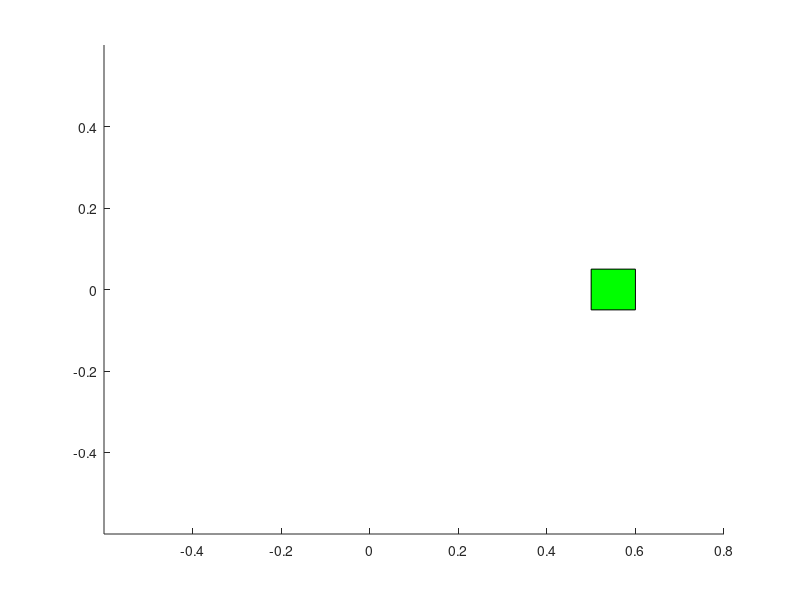

MATLAB code to generate this figure: (Note: this script raises an error after producing the figure.)
%% An attempt to reproduce WolfPACK Results by Alexander Davydov

% June 2020 - JHU APL
% Using unicycle dynamics

%%

vid = false;
rng(140)
% Number of pursuers
N = 2;
% Integration time
dt = 0.05;
% Capture distance
epsilon = 0.02;
k = 1;

% Domain
Dxmin = -0.6;
Dxmax = 0.8;
Dymin = -0.6;
Dymax = 0.6;

% Target set
Pxmin = 0.5;
Pxmax = 0.6;
Pymin = -0.05;
Pymax = 0.05;
Pxavg = 0.5*(Pxmin + Pxmax);
Pyavg = 0.5*(Pymin + Pymax);

% Maximum control inputs
vmax = 0.01;
wmax = 2*pi;
velRatio = 0.75;

% Final time
tf = 100;
% Number of iterations
T = tf/dt;

% State Vectors
% Pursuers
xp = zeros(3,N);
% Evader
xe = zeros(3,1);

% Set positions and headings
xe = [-0.45; -0; 0];
xp = [0.4*ones(1,N); linspace(-0.3, 0.35, N); pi*ones(1,N)];
% Virtual pursuers on the CRS boundary
xr = zeros(2);
nOnes = ones(N,1);
adj = diag(nOnes(1:N-1), -1) + diag(nOnes(1:N-1), 1);
%xp = [0.4 0.4; 0.1 -0.3; pi pi]
% Initialize projections onto defense surface
p = zeros(1,N);
pCoord = zeros(2,N);
c = zeros(1,N);
cCoord = zeros(2,N);
pVoronoi = zeros(2,N);
sigmaC = nan(1,T);
h = nan(1,T);
umax = nan(1,T);
u = zeros(2*N,1);
unorm = zeros(N,1);
Aij = zeros(N-1, 2*N);
bij = zeros(1, N-1);
hij = zeros(1, N-1);
flag = 0;

if vid == true
    %nFrames = 20;
    vidObj = VideoWriter('test', 'MPEG-4');
    vidObj.Quality = 75;
    vidObj.FrameRate = 50;
    open(vidObj);
end

% Plot everything
figure(1); hold on
% Target set
patch([Pxmax Pxmax Pxmin Pxmin], [Pymax Pymin Pymin Pymax], 'green')
xlim([Dxmin Dxmax]);
ylim([Dymin Dymax]);
% Evader
[xs,ys] = getpatches(xe,0.05);
h1 = patch(xs, ys, 'red');
%h1 = plot(xe(1), xe(2), 'ro', 'MarkerSize', 12, 'LineWidth', 2);
% Pursuers
[xs,ys] = getpatches(xp,0.05);
%h2 = plot(xp(1,:), xp(2,:), 'bo', 'MarkerSize', 12, 'LineWidth', 2);
h2 = patch(xs,ys, 'blue');
CircValues = zeros(3, N+1);
IntersectionPoints = zeros(2, 2);
minPts = zeros(2,N);
minDst = zeros(1,N);

%CRSCenter = 0.5*([xe(1);xe(2)] + [Pxavg; Pyavg]);
%ECircle = circle(CRSCenter(1),CRSCenter(2), norm(CRSCenter - [Pxavg; Pyavg] + 0.05));
%CircValues(:,1) = [CRSCenter(1);CRSCenter(2); norm(CRSCenter - [Pxavg; Pyavg])+ 0.05];
CRS = ellipse(xe(1:2), [Pxavg; Pyavg], T*dt*vmax/velRatio);
h3 = fimplicit(CRS, 'r', 'LineWidth', 1.5);
h4 = plot(0,0, 'm', 'LineWidth', 1.5);
h5 = plot(0,0, 'md', 'LineWidth', 2.5);
%h6 = plot(0,0, 'gd', 'LineWidth', 2.5);
%h7 = plot(0,0, 'b*', 'LineWidth', 2.5);
Apollonius = cell(N,1);
DefenseSurface = cell(N,1);

for ii = 1:N
    rs = norm([xe(1); xe(2)] - [xp(1,ii); xp(2,ii)])*velRatio/(1 - velRatio^2);
    os = ([xp(1,ii); xp(2,ii)] - velRatio^2*[xe(1); xe(2)])/(1 - velRatio^2);
    ApCircle = circle(os(1), os(2), rs);
    CircValues(:,ii+1) = [os(1); os(2); rs];
    Apollonius{ii} = fimplicit(ApCircle, 'b', 'LineWidth', 1.5);
    % Find point on circles for minimum distance
end
count = 1;

% Algorithm loop
for qq = 1:T
    CRS = ellipse(xe(1:2), [Pxavg; Pyavg], (T-qq)*dt*vmax/velRatio);
    set(h3, 'Function', CRS);
    
    
    % Construct Apollonius Circles for each pursuer
    for ii = 1:N
        CircValues(3,ii+1) = norm([xe(1); xe(2)] - [xp(1,ii); xp(2,ii)])*velRatio/(1 - velRatio^2);
        CircValues(1:2,ii+1) = ([xp(1,ii); xp(2,ii)] - velRatio^2*[xe(1); xe(2)])/(1 - velRatio^2);
        ApCircle = circle(CircValues(1,ii+1), CircValues(2,ii+1), CircValues(3,ii+1));
        %xA = [xA xs];
        %yA = [yA ys];
        %rii = atan2((xe(2) - xp(2,ii)),(xe(1) - xp(1,ii)));
        %xp(1,ii) = xp(1,ii) + vmax*cos(xp(3,ii))*dt;
        %xp(2,ii) = xp(2,ii) + vmax*sin(xp(3,ii))*dt;
        %xp(3,ii) = xp(3,ii) + k*(sin(rii - xp(3,ii)))*dt;
        %[xps,yps] = getpatches(xp, epsilon);
        set(Apollonius{ii}, 'Function', ApCircle);
        % Find point on circles for minimum distance
        [pt, minD] = CircleMinDist(CircValues(1,ii+1), CircValues(2,ii+1), CircValues(3,ii+1), xe(1), xe(2));
        minPts(:,ii) = pt;
        minDst(ii) = minD;
    end
     for ii = 1:N
        if N == 1
            slope = [0 -1; 1 0]*([Pxavg; Pyavg] - xe(1:2));
            % Find both intersection points
            [A,B,C,D,E,F] = ellipseData(xe(1:2), [Pxavg; Pyavg], (T-qq)*dt*vmax/velRatio);
            p = xp(1:2,ii);
            if slope(1) == 0 % Vertical line x = const
                x = p(1);
                xr(1,:) = [x x];
                a = C;
                b = B*x + E;
                c = A*x^2 + D*x + F;
                % Quadratic formula
                xr(2,:) = [(-b + sqrt(b^2 - 4*a*c))/(2*a) (-b - sqrt(b^2 - 4*a*c))/(2*a)];
            else
                m = slope(2)/slope(1);
                a = A + m*B + m^2*C;
                b = -m*B*p(1) + B*p(2) - 2*m^2*C*p(1) + 2*m*C*p(2) + D + m*E;
                c = m^2*C*p(1)^2 - 2*m*C*p(1)*p(2) + C*p(2)^2 - m*E*p(1) + E*p(2) + F;
                % Quadratic formula
                xr(1,:) = [(-b + sqrt(b^2 - 4*a*c))/(2*a) (-b - sqrt(b^2 - 4*a*c))/(2*a)];
                xr(2,:) = m*xr(1,:) - m*p(1) + p(2);
            end
            ui = xe(1:2) + xr(:,1) + xr(:,2) - 3*xp(1:2,ii);
        elseif ii == 1
            %[x,y] = closestEllipse(xp(1:2,ii), xe(1:2), [Pxavg; Pyavg], (T-qq)*dt*vmax/velRatio);
            %[x,y] = closestEllipse(CircValues(1:2,ii+1), xe(1:2), [Pxavg; Pyavg], (T-qq)*dt*vmax/velRatio);
            %xr(:,1) = [x;y];
            slope = [0 -1; 1 0]*([Pxavg; Pyavg] - xe(1:2));
            xr(:,1) = lineEllipse(xp(1:2,ii), slope, xe(1:2), [Pxavg; Pyavg], (T-qq)*dt*vmax/velRatio,1);
            %ui = xr(:,1) + xp(1:2,ii+1) + xe(1:2) - 3*xp(1:2,ii);
            %ui = xr(:,1) + xp(1:2,ii+1) - 2*xp(1:2,ii);
            %ui = (1 - velRatio^2)*(xr(:,1) + xp(1:2,ii+1) - 2*CircValues(1:2,ii+1)) + velRatio*vmax*[cos(xe(3));sin(xe(3))];
            w1 = 1;%/CircValues(3,ii+1);
            w2 = 1;%/CircValues(3,ii+2);
            %ui = 0.5*xr(:,1) + 0.5*w1/(w1 + w2)*xp(1:2,ii) ...
            %    + 0.5*w2/(w1 + w2)*xp(1:2,ii+1) - xp(1:2,ii);
            ui = 0.5*xr(:,1) + 0.5*w1/(w1 + w2)*CircValues(1:2,ii+1) ...
                + 0.5*w2/(w1 + w2)*CircValues(1:2,ii+2) - CircValues(1:2,ii+1);
            ui = (1 - velRatio^2)*ui + velRatio*vmax*[cos(xe(3)); sin(xe(3))];
            Aij(1,1:2) = -(velRatio*(xp(1:2,ii) - xe(1:2)).'/norm(xp(1:2,ii) - xe(1:2)) ...
                - (xp(1:2,ii) - xp(1:2,ii+1)).'/norm(xp(1:2,ii) - xp(1:2,ii+1)));
            Aij(1,3:4) = -(velRatio*(xp(1:2,ii+1) - xe(1:2)).'/norm(xp(1:2,ii+1) - xe(1:2)) ...
                - (xp(1:2,ii+1) - xp(1:2,ii)).'/norm(xp(1:2,ii) - xp(1:2,ii+1)));
            bij(1) = velRatio*((xe(1:2) - xp(1:2,ii)).'/norm(xe(1:2) - xp(1:2,ii)) + (xe(1:2) - xp(1:2,ii+1)).'/norm(xe(1:2) - xp(1:2,ii+1))) ...
                * [cos(xe(3)); sin(xe(3))] + 1e6*(velRatio*(norm(xp(1:2,ii) - xe(1:2)) + norm(xp(1:2,ii+1) - xe(1:2))) - norm(xp(1:2,ii) - xp(1:2,ii+1)) + 2*epsilon)^3;
            hij(1) = velRatio*(norm(xp(1:2,ii) - xe(1:2)) + norm(xp(1:2,ii+1) - xe(1:2))) - norm(xp(1:2,ii) - xp(1:2,ii+1)) + 2*epsilon;
        elseif ii == N
            %[x,y] = closestEllipse(xp(1:2,ii), xe(1:2), [Pxavg; Pyavg], (T-qq)*dt*vmax/velRatio);
            %[x,y] = closestEllipse(CircValues(1:2,ii+1), xe(1:2), [Pxavg; Pyavg], (T-qq)*dt*vmax/velRatio);
            %xr(:,2) = [x;y];
            slope = [0 -1; 1 0]*([Pxavg; Pyavg] - xe(1:2));
            xr(:,2) = lineEllipse(xp(1:2,ii), slope, xe(1:2), [Pxavg; Pyavg], (T-qq)*dt*vmax/velRatio,N);
            %ui = xr(:,2) + xp(1:2, ii-1) + xe(1:2) - 3*xp(1:2,ii);
            %ui = xr(:,2) + xp(1:2, ii-1) - 2*xp(1:2,ii);
            %ui = (1 - velRatio^2)*(xr(:,2) + xp(1:2,ii-1) - 2*CircValues(1:2,ii+1)) + velRatio*vmax*[cos(xe(3)); sin(xe(3))];
            w1 = 1;%/CircValues(3,ii);
            w2 = 1;%/CircValues(3,ii+1);
            %ui = 0.5*xr(:,2) + 0.5*w2/(w2 + w1)*xp(1:2,ii) ...
            %    + 0.5*w1/(w2 + w1)*xp(1:2,ii-1) - xp(1:2,ii);
            ui = 0.5*xr(:,2) + 0.5*w2/(w2 + w1)*CircValues(1:2,ii+1) ...
                + 0.5*w1/(w2 + w1)*CircValues(1:2,ii) - CircValues(1:2,ii+1);
            ui = (1 - velRatio^2)*ui + velRatio*vmax*[cos(xe(3)); sin(xe(3))];

        else
            %ui = xp(1:2,ii - 1) + xp(1:2,ii + 1) + xe(1:2) - 3*xp(1:2,ii);
            w0 = 1;%/CircValues(3,ii);
            w1 = 1;%/CircValues(3,ii+1);
            w2 = 1;%/CircValues(3,ii+2);
            %ui = 0.5*(w1/(w0 + w1) + w1/(w1 + w2))*xp(1:2,ii) ...
            %    + 0.5*w0/(w0 + w1)*xp(1:2,ii-1) ...
            %    + 0.5*w2/(w2 + w1)*xp(1:2,ii+1) + xe(1:2) - 2*xp(1:2,ii);
            ui = 0.5*(w1/(w0 + w1) + w1/(w1 + w2))*CircValues(1:2,ii+1) ...
                + 0.5*w0/(w0 + w1)*CircValues(1:2,ii) ...
                + 0.5*w2/(w2 + w1)*CircValues(1:2,ii+2) - CircValues(1:2,ii+1);%+ xe(1:2) - 2*CircValues(1:2,ii+1);
            ui = (1 - velRatio^2)*ui + velRatio*vmax*[cos(xe(3)); sin(xe(3))] + xe(1:2) - xp(1:2,ii);
            Aij(ii,2*ii-1:2*ii) = -(velRatio*(xp(1:2,ii) - xe(1:2)).'/norm(xp(1:2,ii) - xe(1:2)) ...
                - (xp(1:2,ii) - xp(1:2,ii+1)).'/norm(xp(1:2,ii) - xp(1:2,ii+1)));
            Aij(ii,2*ii+1:2*ii+2) = -(velRatio*(xp(1:2,ii+1) - xe(1:2)).'/norm(xp(1:2,ii+1) - xe(1:2)) ...
                - (xp(1:2,ii+1) - xp(1:2,ii)).'/norm(xp(1:2,ii) - xp(1:2,ii+1)));
            bij(ii) = velRatio*((xe(1:2) - xp(1:2,ii)).'/norm(xe(1:2) - xp(1:2,ii)) + (xe(1:2) - xp(1:2,ii+1)).'/norm(xe(1:2) - xp(1:2,ii+1))) ...
                * [cos(xe(3)); sin(xe(3))] + 1e6*(velRatio*(norm(xp(1:2,ii) - xe(1:2)) + norm(xp(1:2,ii+1) - xe(1:2))) - norm(xp(1:2,ii) - xp(1:2,ii+1)) + 2*epsilon)^3;
            hij(ii) = velRatio*(norm(xp(1:2,ii) - xe(1:2)) + norm(xp(1:2,ii+1) - xe(1:2))) - norm(xp(1:2,ii) - xp(1:2,ii+1))+ 2*epsilon;
        end
        
        %ui = (ui)/norm(ui)*vmax;
        u(2*ii - 1:2*ii) = ui;
        %xp(1:2,ii) = xp(1:2,ii) + (ui) * dt;
     end
    uOpt = quadprog(eye(2*N), -u, Aij, bij);%, [], [], ones(2*N,1)*-vmax/sqrt(2), ones(2*N,1)*vmax/sqrt(2));
    if norm(uOpt - u) >= 10^-6
        count = 3;
    end
    for ii = 1:N
        xp(1:2,ii) = xp(1:2,ii) + uOpt(2*ii-1:2*ii)*dt;
    end
    h(qq) = min(hij);
    %umax(qq) = max(uOpt);
    for ii = 1:N
        unorm(ii) = norm(uOpt(2*ii-1:2*ii));
    end
    umax(qq) = max(unorm);
    
    %set(h4, 'XData', xA, 'YData', yA);
    %set(h4, 'XData', DefSurfX(-1:0.1:1), 'YData', DefSurfY(-1:0.1:1))
    set(h5, 'XData', xr(1,:), 'YData', xr(2,:));
    %set(h6, 'XData', cCoord(1,:), 'YData', cCoord(2,:));
    %set(h7, 'XData', IntersectionPoints(1,:), 'YData', IntersectionPoints(2,:));
    [xps,yps] = getpatches(xp, 0.05);
    xe(1) = xe(1) + vmax/velRatio*cos(xe(3))*dt;
    xe(2) = xe(2) + vmax/velRatio*sin(xe(3))*dt;
    xe(3) = xe(3) + 0.07*randn*wmax/velRatio*dt;
    %xe(3) = xe(3) + wmax/velRatio*dt;
    [xes,yes] = getpatches(xe, 0.05);
    set(h1, 'XData', xes, 'YData', yes);
    set(h2, 'XData', xps, 'YData', yps);
    drawnow limitrate
    %pause(0.05)
    for ii = 1:N
        if norm([xe(1); xe(2)] - [xp(1,ii); xp(2,ii)]) <= epsilon
            flag = 1;
        end
    end
    if xe(1) >= Pxmin && xe(1) <= Pxmax && xe(2) >= Pymin && xe(2) <= Pymax
        disp('Evader evaded capture');
        break
    elseif flag == 1
        disp('Capture Successful');
        break
    end
    if vid == true
        writeVideo(vidObj, getframe(gcf));
    end
end
if vid == true
    close(vidObj);
end
figure(2);
plot([1:qq]*dt, h(~isnan(h)));
ylabel('min(h_i_j)');
xlabel('Time');

figure(3);
plot([1:qq]*dt, umax(~isnan(umax)));
ylabel('max(u_i)');
xlabel('Time');